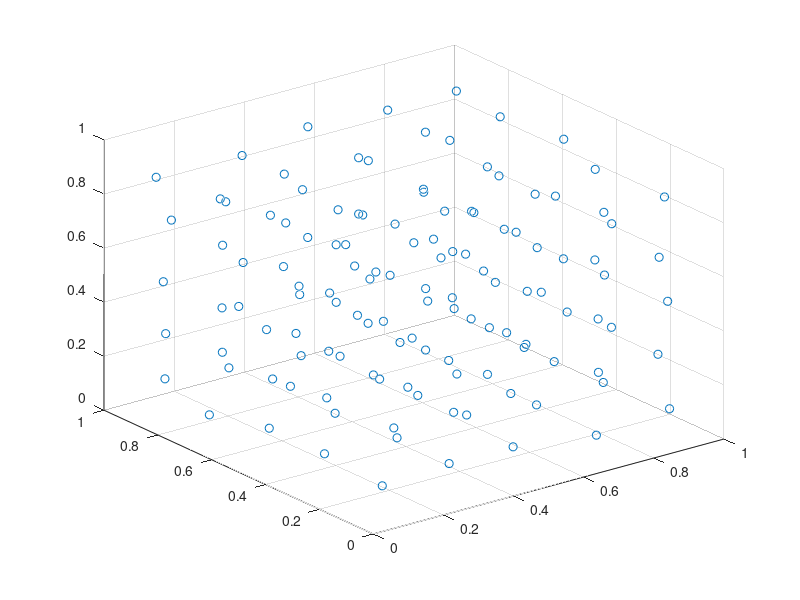

This figure's MATLAB source:
function [gridPositions] = generateGrid(positionJitter)

% Creates 125 points
    % for GRID setup use positionJitter = 0.05;
    % for RANDOM setup use positionJitter = 0.2;
    
  if(~exist('positionJitter','var'))
    positionJitter = 0.05;
  end

  step = [0.2;0.2;0.2];
  start = [0.1;0.1;0.1];
  final = [0.9;0.9;0.9];
    
  count = 1;
  gridPositions = zeros(3,125);

  i = start(1);
  while i <= final(1)
    
    j = start(2);
    while j <= final(2)
      
      k = start(3);
      while k <= final(3)
        
        % DO stuff
        x = (rand-0.5)*positionJitter + i;
        y = (rand-0.5)*positionJitter + j;
        z = (rand-0.5)*positionJitter + k;
        
        gridPositions(1,count) = x;
        gridPositions(2,count) = y;
        gridPositions(3,count) = z;
        
        count = count + 1;
        %%%%%%%%%%%%
        
        k = k + step(3);
      end
      
      j = j + step(2);
    end
    
    i = i + step(1);
  end
  
  disp(count-1);
  scatter3(gridPositions(1,:),gridPositions(2,:),gridPositions(3,:));
end

